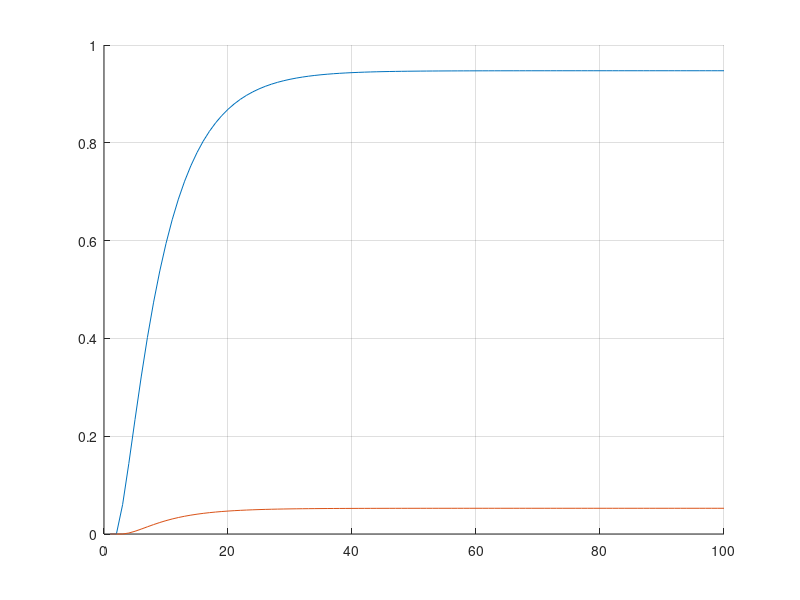

The MATLAB script that drew this image:
%%
n = 100;

T = [0.8    0       0.3     0   0
     0.2    0.6     0.2     0   0
     0      0.1     0.4     0   0
     0      0.3     0       1   0
     0      0       0.1     0   1]


V = [1   0   0   0   0]';

probFinalA = zeros(1, n);
probFinalB = zeros(1, n);

%%
estadoFinal = 4;
probFinalA(1) = V(estadoFinal);

for i = 1:1:n-1
    probEstado = (T^i) * V;
    probFinalA(i+1) = probEstado(estadoFinal);
end


estadoFinal = 5;
probFinalB(1) = V(estadoFinal);

for i = 1:1:n-1
    probEstado = (T^i) * V;
    probFinalB(i+1) = probEstado(estadoFinal);
end

%%
hold on;
plot(1:1:n, probFinalA);
plot(1:1:n, probFinalB);
grid on;
hold off;